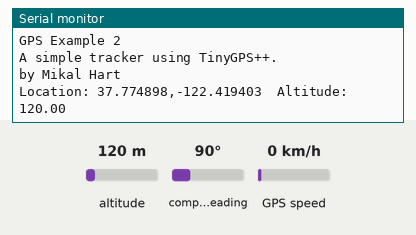
A sketch run on a simulated Arduino Uno, built with avr-gcc and run on an emulated ATmega328P. On the bench: the last lines printed to the serial monitor. Inputs (shaded band) come from the test bench; at power-on: altitude 120 m, compass heading 90°, GPS speed 0 km/h. The GPS gets a fix after 3 s at 37.7749, -122.4194 with 8 satellites.

Above: at 3.2 s.
3.3 s: altitude set to 20 m
At 4.6 s:
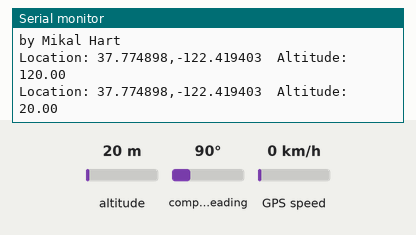
4.8 s: altitude set to 250 m
At 5.7 s:
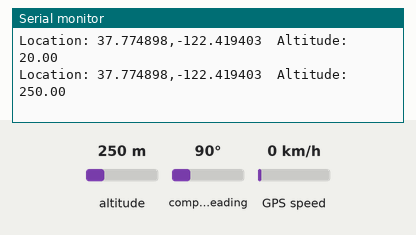
Timing chart, 0 to 7.8 s (numbered marks = the images above; inputs shaded):
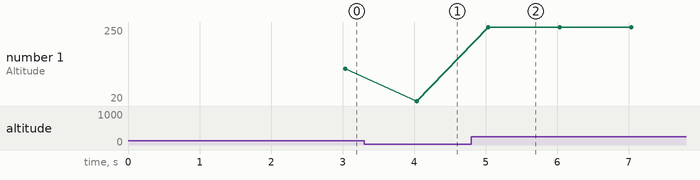

Measured:
- after the input at 3.3 s, the serial monitor: prints a new line after 0.74 s (image 1)
- after the input at 4.8 s, the serial monitor: prints a new line after 0.24 s (image 2)
- plotted number 1: 120 → 20 after the input at 3.3 s, 20 → 250 after the input at 4.8 s

The sketch:

GPS_Reading1.ino
```cpp
#include <SoftwareSerial.h>
#include <TinyGPS++.h>
#define RXPin 9
#define TXPin 8
#define GPSBaud 38400
#define ConsoleBaud 115200

// The serial connection to the GPS device

boolean GPS_AVAILABLE = 0;
SoftwareSerial ss(RXPin, TXPin);

// The TinyGPS++ object
TinyGPSPlus gps;

void setup()
{
  delay(2000);
  Serial.begin(ConsoleBaud);
  //ss.begin(GPSBaud);
  //ss.print("$PUBX,41,1,0007,0003,4800,0*13\r\n"); // Change iTead baudrate
  //ss.flush();
  //delay(50);
  ss.begin(4800); // reset SoftwareSerial baudrate
  ss.flush();
  //delay(100);
  if (ss.available() > 0){GPS_AVAILABLE  = 1;}

  while (!GPS_AVAILABLE){
    ss.begin(GPSBaud);
    ss.print("$PUBX,41,1,0007,0003,4800,0*13\r\n"); // Change iTead baudrate
    ss.flush();
    delay(50);
    if (ss.available() > 0){
        GPS_AVAILABLE = 1;
        Serial.println(GPS_AVAILABLE);
        ss.begin(4800);
        ss.flush();
        delay(50);
    }
  }

  Serial.println("GPS Example 2");
  Serial.println("A simple tracker using TinyGPS++.");
  Serial.println("by Mikal Hart");
  Serial.println();
}

void loop()
{
  // If any characters have arrived from the GPS,
  // send them to the TinyGPS++ object
  while (ss.available() > 0){
    char c = byte(ss.read());
    gps.encode(c);

  }

  // Let's display the new location and altitude
  // whenever either of them have been updated.
  if (gps.location.isUpdated() || gps.altitude.isUpdated())
  {
    Serial.print("Location: ");
    Serial.print(gps.location.lat(), 6);
    Serial.print(",");
    Serial.print(gps.location.lng(), 6);
    Serial.print("  Altitude: ");
    Serial.println(gps.altitude.meters());
  }
}
```
